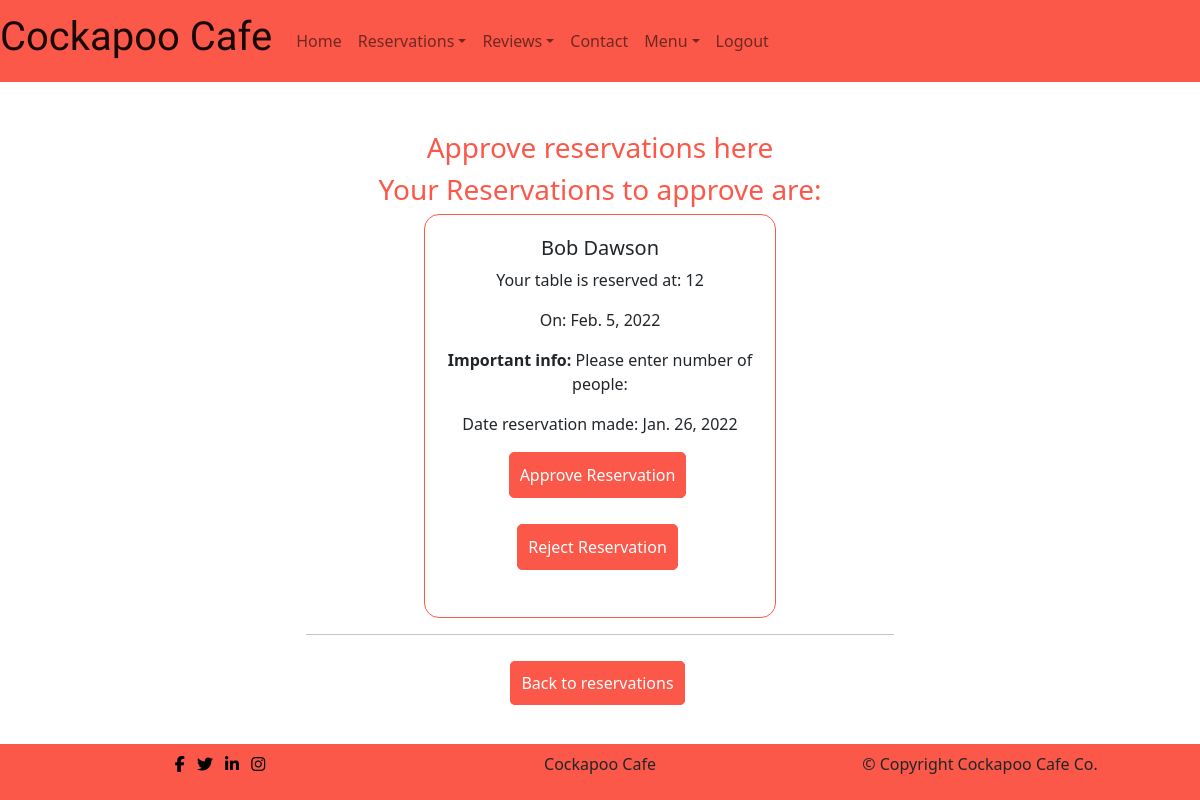
Page /reservation/approve_reservation/ (signed in) on the earlier database version.
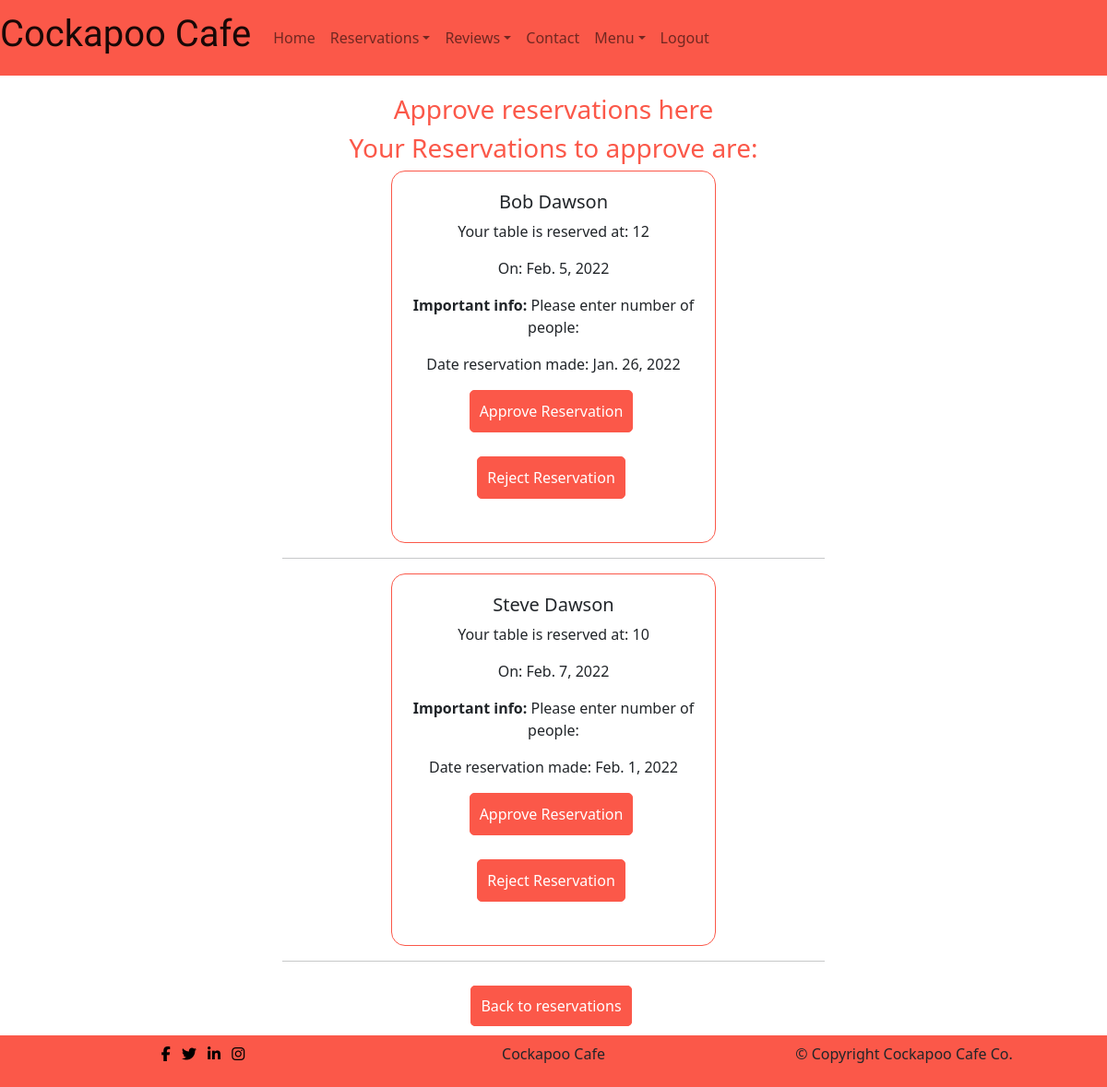
Same page on the later database version.
### reservation/models.py (models this page shows, shortened)
class Reservation(models.Model):
    first_name = models.CharField(max_length=100, unique=False)
    last_name = models.CharField(max_length=100, unique=False)
    email = models.EmailField(max_length=100, unique=False)
    phone = models.CharField(validators=[Phone_Regex], max_length=60,
                             null=True, blank=True)
    time = models.CharField(max_length=100, choices=Reservation_Choices,
                            default='9')
    datetime = models.DateField(auto_now_add=False, null=True, blank=False)
    information = models.TextField(blank=False,
                                   default='Please enter number of people:')
    sent_date = models.DateField(auto_now_add=True)
    accepted = models.BooleanField(default=False)
    rejected = models.BooleanField(default=False)
    accepted_date = models.DateTimeField(auto_now=True, null=True)
    user = models.ForeignKey(User, blank=True, null=True,
                             on_delete=models.CASCADE)
    class Meta:
        ordering = ["datetime"]

### reservation/views.py (the view)
# urls.py: path('approve_reservation/', views.ReservationApproveListView.as_view(),
class ReservationApproveListView(LoginRequiredMixin, ListView):
    model = Reservation
    queryset = Reservation.objects.filter(
        Q(accepted=False) & Q(rejected=False))
    template_name = 'reservation/approve-reservation.html'

### reservation/templates/reservation/approve-reservation.html (shortened to what this page needs)
{% extends 'base.html' %}
{% load static %}
{% block content %}
    <div class=" container no-reservation-text">
        <h3>Approve reservations here</h3>
        <h3>Your Reservations to approve are:</h3>
    </div>
    {% if request.user.is_superuser %}
        {% for res in object_list %}
                <div class="row row-cols-1 row-cols-md-2 g-4 justify-content-center made-reservation">
                    <div class="col">
                        <div class="card">
                            <div class="card-body text-center">
                                <h5 class="card-title">{{ res.first_name }} {{ res.last_name }}</h5>
                                <p class="card-text">Your table is reserved at: {{ res.time }}</p>
                                <p class="card-text"> On: {{ res.datetime }}</p>
                                <p class="card-text"><strong>Important info:</strong> {{ res.information }}</p>
                                <p class="card-text">Date reservation made: {{ res.sent_date }}</p>
                                <p class="inline-flex"><a href="{% url 'approved_revservation' res.id %}" class="menu-btn">Approve Reservation</a></p>
                                <p class="inline-flex"><a href="{% url 'reject_revservation' res.id %}" class="menu-btn">Reject Reservation</a></p>
                            </div>
                        </div>
                        <hr>
                    </div>
                </div>
        {% endfor %}
    {% endif %}
    <p id="make-reservation-btn"><a class="menu-btn" href="{% url 'reservation' %}">Back to reservations</a></p>
{% endblock %}

Differences in the rows shown:
added Reservation: first_name "Steve", last_name "Dawson", time "10", datetime "Feb. 7, 2022", information "Please enter number of people:", sent_date "Feb. 1, 2022"
